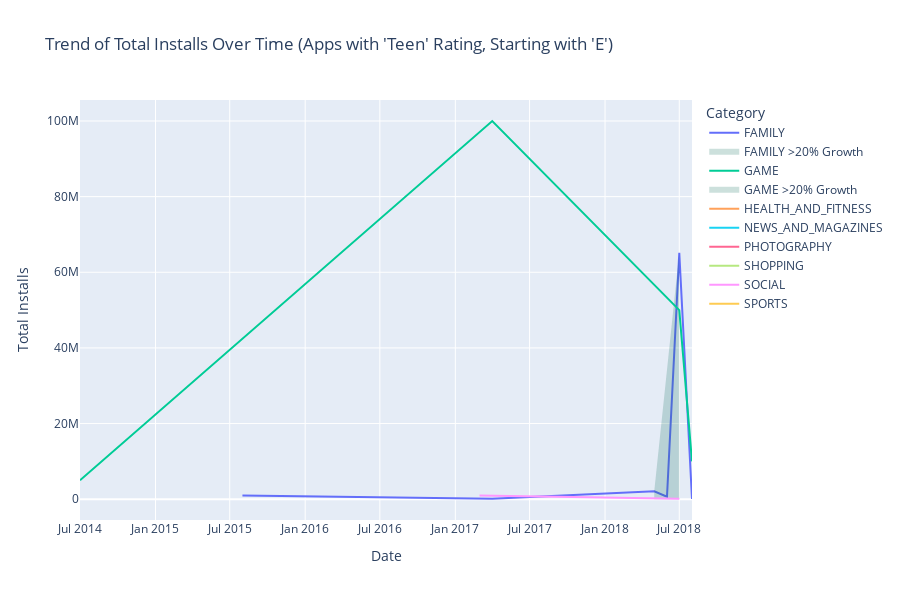

Notebook code for this chart:
### Code cell
# Function to check if the current time is between 4 PM and 8 PM
def is_valid_time():
    current_hour = datetime.now().hour
    return 16 <= current_hour <= 20

# Filter data based on the conditions
play_store_data = play_store_data[
    (play_store_data['Content Rating'] == 'Teen') &
    (play_store_data['Installs'] > 10000) &
    (play_store_data['App'].str.startswith('E'))
]

# Create separate columns for month and year
play_store_data['Year'] = play_store_data['Last Updated'].dt.year
play_store_data['Month'] = play_store_data['Last Updated'].dt.month

# Group by category, year, and month and sum the installs
category_trends = play_store_data.groupby(['Category', 'Year', 'Month'])['Installs'].sum().reset_index()

# Sort by date for calculating month-over-month growth
category_trends = category_trends.sort_values(['Category', 'Year', 'Month'])

# Calculate month-over-month percentage change
category_trends['MoM_Change'] = category_trends.groupby('Category')['Installs'].pct_change()

if is_valid_time():
    fig4 = go.Figure()

    # Plotting the line for each category and shading the regions where MoM_Change exceeds 20%
    categories = category_trends['Category'].unique()
    for category in categories:
        category_data = category_trends[category_trends['Category'] == category]
        
        # Plot the time series line for the category
        fig4.add_trace(go.Scatter(
            x=category_data['Year'].astype(str) + '-' + category_data['Month'].astype(str),
            y=category_data['Installs'],
            mode='lines',
            name=category,
            line=dict(width=2)
        ))

        # Filter rows where MoM_Change exceeds 20% for the current category
        significant_growth = category_data[category_data['MoM_Change'] > 0.2]
        if not significant_growth.empty:
            # Fill the area under the curve where growth exceeds 20%
            fig4.add_trace(go.Scatter(
                x=significant_growth['Year'].astype(str) + '-' + significant_growth['Month'].astype(str),
                y=significant_growth['Installs'],
                mode='none',
                fill='tozeroy',
                name=f'{category} >20% Growth',
                fillcolor='rgba(0,100,80,0.2)',  # Semi-transparent shading
                showlegend=True  # Showing legend for the shaded area
            ))

    # Customize the layout
    fig4.update_layout(
        title="Trend of Total Installs Over Time (Apps with 'Teen' Rating, Starting with 'E')",
        xaxis_title="Date",
        yaxis_title="Total Installs",
        legend_title="Category",
        hovermode="x unified",
        height=600
    )

    # Show the plot
    fig4.show()

else:
    print("This chart can only be displayed between 4 PM and 8 PM.")

### Figure 1 — Plotly figure (JSON) as saved in the notebook; plotly's stock layout.template omitted (floating-point values rounded to 4 significant figures)
{"data": [{"line": {"width": 2}, "mode": "lines", "name": "FAMILY", "type": "scatter", "x": ["2015-8", "2017-4", "2018-5", "2018-6", "2018-7", "2018-8"], "y": [1000000, 100000, 2100000, 650000, 65150000, 50000]}, {"fill": "tozeroy", "fillcolor": "rgba(0,100,80,0.2)", "mode": "none", "name": "FAMILY >20% Growth", "showlegend": true, "type": "scatter", "x": ["2018-5", "2018-7"], "y": [2100000, 65150000]}, {"line": {"width": 2}, "mode": "lines", "name": "GAME", "type": "scatter", "x": ["2014-7", "2017-4", "2018-7", "2018-8"], "y": [5000000, 100000000, 50000000, 10000000]}, {"fill": "tozeroy", "fillcolor": "rgba(0,100,80,0.2)", "mode": "none", "name": "GAME >20% Growth", "showlegend": true, "type": "scatter", "x": ["2017-4"], "y": [100000000]}, {"line": {"width": 2}, "mode": "lines", "name": "HEALTH_AND_FITNESS", "type": "scatter", "x": ["2018-8"], "y": [1000000]}, {"line": {"width": 2}, "mode": "lines", "name": "NEWS_AND_MAGAZINES", "type": "scatter", "x": ["2018-6"], "y": [1000000]}, {"line": {"width": 2}, "mode": "lines", "name": "PHOTOGRAPHY", "type": "scatter", "x": ["2018-1"], "y": [1000000]}, {"line": {"width": 2}, "mode": "lines", "name": "SHOPPING", "type": "scatter", "x": ["2018-8"], "y": [11000000]}, {"line": {"width": 2}, "mode": "lines", "name": "SOCIAL", "type": "scatter", "x": ["2017-3", "2018-7"], "y": [1000000, 100000]}, {"line": {"width": 2}, "mode": "lines", "name": "SPORTS", "type": "scatter", "x": ["2017-7"], "y": [50000000]}], "layout": {"height": 600, "hovermode": "x unified", "legend": {"title": {"text": "Category"}}, "title": {"text": "Trend of Total Installs Over Time (Apps with 'Teen' Rating, Starting with 'E')"}, "xaxis": {"title": {"text": "Date"}}, "yaxis": {"title": {"text": "Total Installs"}}}}
